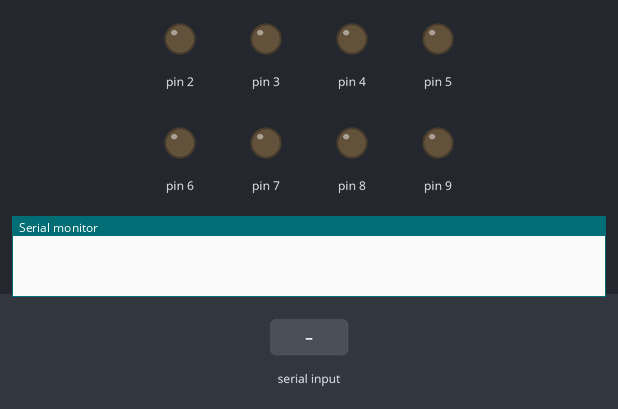
Simulated run of this sketch. Board: Arduino Uno, built with avr-gcc and run on an emulated ATmega328P. On the bench: output pins drawn as LEDs (lit = HIGH), the last lines printed to the serial monitor. The inputs (shaded band) are chosen by the test bench.

Above: at 1.2 s.
1.3 s: "90,45\n" received over Serial
At 1.6 s:
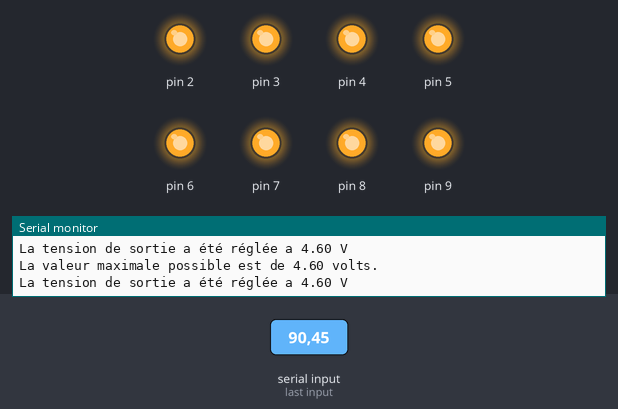
Timing chart, 0 to 4.3 s (numbered marks = the images above; inputs shaded):
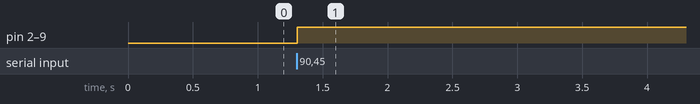

Measured:
- after the input at 1.3 s, pin 2–9: LOW → HIGH at once

The sketch:

CNA.1.ino
```cpp
void setup()
{

 // définition des pins 2 a 9 en sortie (pin 2 bit de poids faible et pin 9 bit de poids fort)

for (int x = 2; x <= 9; x++)
{

    pinMode(x,OUTPUT);

}

  Serial.begin(9600);//Cette ligne permet d’initialiser la liaison Série à 9600 bauds


}

void loop() {

  byte var;

  float tensionsortie;

  int tensionInt;

  byte sorties;


while (Serial.available() > 1) //retourne le nombre de caractères disponibles sur le moniteur série

{

    tensionsortie = Serial.parseFloat(); // on récupère la valeur entrée par l'utilisateur


if (tensionsortie > 4.60)
{

      Serial.println("La valeur maximale possible est de 4.60 volts."); // lit la valeur qu’on a envoyé et l’affiche sur le moniteur »


      tensionsortie = 4.60;

 }

 if (tensionsortie < 0)
{

      Serial.println("La tension ne peut pas être négative.");

      tensionsortie = 0;

 }


  tensionInt = map((tensionsortie * 100), 0, 460,0,255);

for (int x = 0; x <= 7; x++)
{

      var = tensionInt >> x;


if (var & 1)
{ // l'avant-dernier bit est 1

        digitalWrite(2+x,1);

 }

      else

 {

        digitalWrite(2+x,0);

  }


}

    Serial.print("La tension de sortie a été réglée a ");

    Serial.print(tensionsortie);

    Serial.println(" V");

  }

}
```
